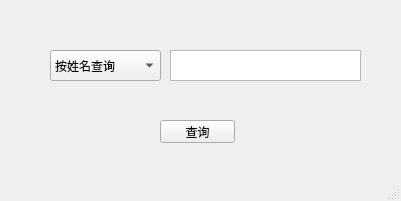
<?xml version="1.0" encoding="UTF-8"?>
<ui version="4.0">
 <class>ManagementSearch</class>
 <widget class="QMainWindow" name="ManagementSearch">
  <property name="geometry">
   <rect>
    <x>0</x>
    <y>0</y>
    <width>401</width>
    <height>201</height>
   </rect>
  </property>
  <property name="minimumSize">
   <size>
    <width>401</width>
    <height>201</height>
   </size>
  </property>
  <property name="maximumSize">
   <size>
    <width>401</width>
    <height>201</height>
   </size>
  </property>
  <property name="windowTitle">
   <string>MainWindow</string>
  </property>
  <widget class="QWidget" name="centralwidget">
   <widget class="QTextEdit" name="textEdit">
    <property name="geometry">
     <rect>
      <x>170</x>
      <y>50</y>
      <width>191</width>
      <height>31</height>
     </rect>
    </property>
   </widget>
   <widget class="QPushButton" name="pushButton">
    <property name="geometry">
     <rect>
      <x>160</x>
      <y>120</y>
      <width>75</width>
      <height>23</height>
     </rect>
    </property>
    <property name="text">
     <string>查询</string>
    </property>
   </widget>
   <widget class="QComboBox" name="comboBox">
    <property name="geometry">
     <rect>
      <x>50</x>
      <y>50</y>
      <width>111</width>
      <height>31</height>
     </rect>
    </property>
    <item>
     <property name="text">
      <string>按姓名查询</string>
     </property>
    </item>
    <item>
     <property name="text">
      <string>按电话查询</string>
     </property>
    </item>
    <item>
     <property name="text">
      <string>按编号查询</string>
     </property>
    </item>
   </widget>
  </widget>
  <widget class="QMenuBar" name="menubar">
   <property name="geometry">
    <rect>
     <x>0</x>
     <y>0</y>
     <width>401</width>
     <height>23</height>
    </rect>
   </property>
  </widget>
  <widget class="QStatusBar" name="statusbar"/>
 </widget>
 <resources/>
 <connections/>
</ui>
